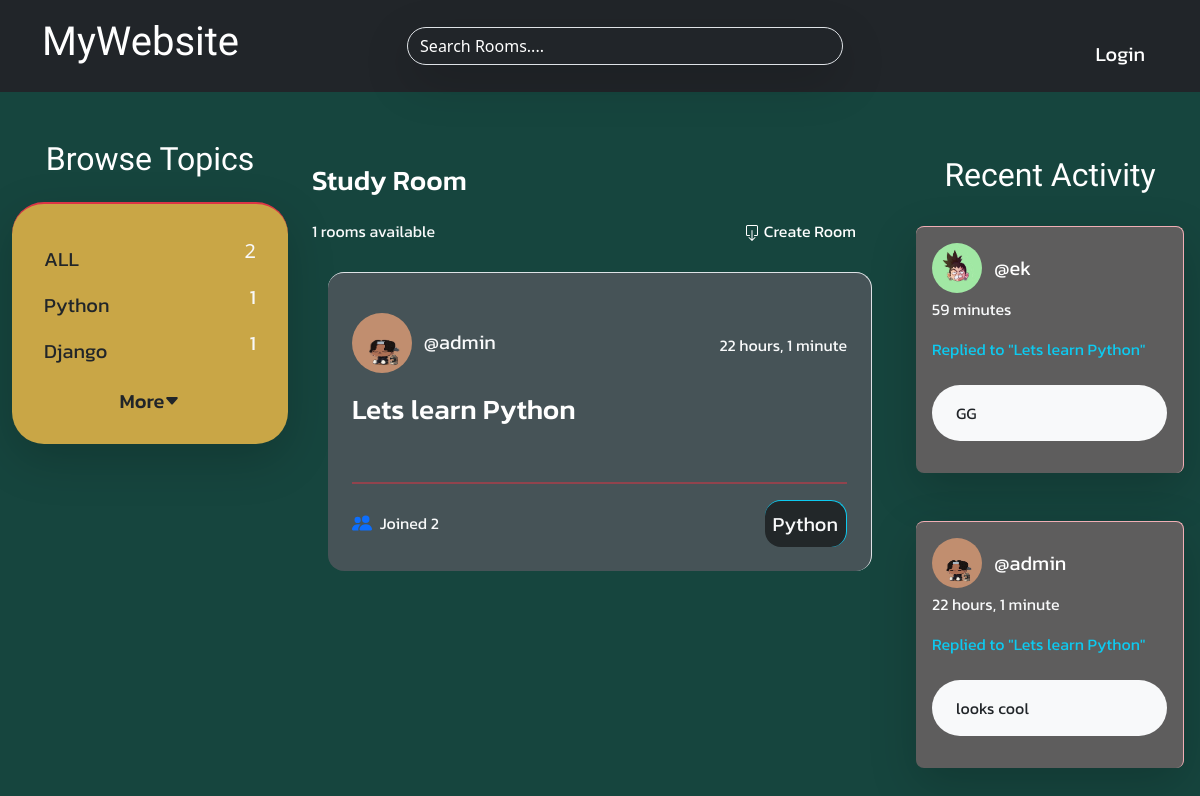
Page /?q=Python on the committed database.
### base/models.py (models this page shows, shortened)
class Topic(models.Model):
    name = models.CharField(max_length=200)

class Room(models.Model):
    host = models.ForeignKey(User, on_delete=models.SET_NULL, null=True)
    topic = models.ForeignKey(Topic, on_delete=models.SET_NULL, null=True)
    name = models.CharField(max_length=200)
    description = models.TextField(null=True, blank=True)
    participants = models.ManyToManyField(User, related_name='participants',blank=True)
    updated = models.DateTimeField(auto_now=True)
    created = models.DateTimeField(auto_now_add=True)
    class Meta:
        ordering = ['-updated','-created']
    def __str__(self):
        return self.name

class User(AbstractUser):
    name = models.CharField(max_length=200, null=True)
    email = models.EmailField(unique=True,null=True)
    bio = models.TextField(null=True)
    avatar = models.ImageField(null=True,default="avatar.png")
    USERNAME_FIELD = 'email'
    REQUIRED_FIELDS = []

class Message(models.Model):
    user = models.ForeignKey(User, on_delete=models.CASCADE)
    room = models.ForeignKey(Room, on_delete=models.CASCADE)
    body = models.TextField()
    updated = models.DateTimeField(auto_now=True)
    created = models.DateTimeField(auto_now_add=True)
    class Meta:
        ordering = ['-updated','-created']

### base/views.py (the view)
# urls.py: path('',views.home,name="home"),
def home(request):
    q = request.GET.get('q') if request.GET.get('q') != None else ''
    all_rooms = Room.objects.all().count()
    rooms = Room.objects.filter(
        Q(topic__name__icontains = q) |
        Q(name__icontains=q) |
        Q(description__icontains=q)
        )
    topics = Topic.objects.all()[0:5]
    room_messages = Message.objects.filter(Q(room__topic__name__icontains=q))
    context = {
        'rooms':rooms,
        'topics':topics,
        'room_messages':room_messages,
        'all_rooms':all_rooms
               }
    return render(request,'home.html',context)

### templates/home.html
{% extends 'main.html' %}
{% block content %}
    <div class="container-fluid">
        <div class="row ">
            <div class="col-lg-3">
               {% include 'topics_component.html' %}
            </div>
            <div class="col-lg-6">
                {% include 'feed_component.html' %}
            </div>
            <div class="col-lg-3">
                {% include 'activity_component.html' %}
            </div>
        </div>
    </div>
{% endblock %}

### templates/topics_component.html (shortened to what this page needs)
<!DOCTYPE html>
<html lang="en">
<head>
</head>
<body>
    <div class="d-none d-lg-block">
        <h2 class="text-center mb-4 names" style="font-family: 'Borel', cursive;">Browse Topics</h2>
        <div class="shadow-lg  mb-5 pb-3  rounded pt-4 rounded-5 border-2 border-top border-danger" style="background-color:#c9a646;">
            <ul style=" list-style:none; " class="m-0 p-0" >
                <li class="" style=" list-style-type:none;">
                    <div class="d-flex justify-content-md-between align-items-center ms-3">
                        <a href="{% url 'home' %}" style="font-family: 'Kanit', sans-serif;" class="d-flex justify-content-md-between ms-3 align-items-center fs-5 mt-3 text-dark">ALL</a>
                        <span   class="text-center fs-5 text-light me-3 px-3 py-2 rounded-4">{{all_rooms}}</span>
                    </div>
                </li>
            </ul>
            {% for topic in topics %}
            <ul style=" list-style:none;" class="m-0 p-0">
                <li  style=" list-style:none;">
                    <div class="d-flex justify-content-md-between align-items-center ms-3">
                        <a href="{% url 'home' %}?q={{topic.name}}" style="font-family: 'Kanit', sans-serif;" class="d-flex  justify-content-md-between ms-3  align-items-center fs-5 mt-3 text-dark">{{topic.name}}</a>
                        <span id=""  style="font-family: 'Kanit', sans-serif;"  class="text-center fs-5 text-light me-3 px-3 py-2 rounded-4">{{topic.room_set.all.count}}</span>
                    </div>
                </li>
            </ul>
            {% endfor %}
            <a href="{% url 'topics' %}" class="d-flex justify-content-center align-items-center mt-3 btn" >
                <h5 class="text-center text-dark" style="font-family: 'Kanit', sans-serif;">More</h5>
                <svg xmlns="http://www.w3.org/2000/svg" width="16" height="16" fill="currentColor" class="bi bi-caret-down-fill text-dark mb-2" viewBox="0 0 16 16">
                    <path d="M7.247 11.14 2.451 5.658C1.885 5.013 2.345 4 3.204 4h9.592a1 1 0 0 1 .753 1.659l-4.796 5.48a1 1 0 0 1-1.506 0z"/>
                  </svg>
            </a>
        </div>
    </div>
</body>
</html>

### templates/feed_component.html (shortened to what this page needs)
        <h3 style="font-family: 'Kanit', sans-serif;">Study Room</h3>
        <div class="w-100 d-flex justify-content-between mb-3 align-items-center " style="height: 50px; font-family: 'Kanit', sans-serif;">
            <p class="text-light text-center mt-3">{{rooms.all.count}} rooms available</p>
            <a href="{% url 'create-room'%}" class="p-3  rounded-5 me-3" style="font-family: 'Kanit', sans-serif;">
                 Create Room
            </a>
        </div>
        {% for room in rooms %}
            <div id="rooms" class="p-4 m-3 rounded-4 roomm border-top border-end border-text-success-emphasis activity" style="font-family: 'Kanit', sans-serif;">
                <div class="d-flex justify-content-between align-items-center" >
                    <div>
                        <img src="{{room.host.avatar.url}}" alt="" style="width: 60px; height: 60px;" class="mb-1 me-2 text-light rounded-5">
                        <a href="{% url 'user-profile' room.host.id %}" style="font-family: 'Kanit', sans-serif;" class="fs-5  text-center text-light" >@{{room.host.username}}</a>
                    </div>
                    <span class="text-center text-light fs-6" style="font-family: 'Kanit', sans-serif;">{{room.created|timesince}}</span>
                </div>
                <div class="my-3">
                    <h3><a href="{% url 'room' room.id %}" style="font-family: 'Kanit', sans-serif;">{{room.name}}</a></h3>
                </div>
                <div>
                    <small class="text-light ">{{room.description}}</small><br>
                </div>
                <hr class="border border-danger border-1 opacity-50">
                <div class="d-flex justify-content-between align-items-center">
                    <span class="text-light">
                        Joined
                      {{room.participants.count}}
                    </span>
                    <span class="fs-5 text-light  p-2 rounded-4 border-top border-end border-info" style="background-color: #222729;">{{room.topic.name}}</span>
                </div>
            </div>
        {% endfor %}

### templates/activity_component.html (shortened to what this page needs)
{% block content %}
    <div class="d-none d-lg-block">
        <div style="" class="p-2 rounded-bottom rounded-5">
            <h2 class="text-center mt-2 activity romms" style="font-family: 'Borel', cursive;">Recent Activity</h2>
        </div>
        <div style="" class="py-3 ">
                {% for message in room_messages %}
                    <div class="shadow-lg p-3 mb-5 mx-1 mb-3 rounded-3 border-top border-end border-danger-subtle "style="background-color:#5e5d5d;">
                        <div>
                            <img src="{{message.user.avatar.url}}" alt="" style="width: 50px; height: 50px;" class="mb-1 me-2 rounded-5">
                            <small class="" style="font-family: 'Kanit', sans-serif;"><a href="{% url 'user-profile' message.user.id %}" class="fs-5 me-5 mb-3 " >@{{message.user.username}}</a><br><p class="text-light fs-6">{{message.created|timesince}}</p></small>
                        </div>
                        <div>
                            <a class="text-info" href="{% url 'room' message.room.id %}" style="font-family: 'Kanit', sans-serif;">Replied to "{{message.room}}"</a>
                        </div>
                        <div >
                            <p class="text-dark bg-light   p-3 ps-4 mt-4 rounded-5" style="font-family: 'Kanit', sans-serif;">{{message.body}}</p>
                        </div>
                    </div>
                {% endfor %}
        </div>
    </div>
    {% endblock  %}

### static/css/main.css (style rules this page uses)
body { background-color: #222729; width: 100%; height: 100%; }
a { text-decoration: none; color: white; }
h1,h2,h3,h4,h5,h6 { font-family: 'REM', sans-serif; color: white; }
#rooms { background-color:#465357; }

### rows in the picture
Topic: name "Python", room_set.all.count "1"
Topic: name "Django", room_set.all.count "1"
Room: host.avatar (picture), host.username "admin", created "22 hours, 1 minute", name "Lets learn Python", participants.count "2", topic.name "Python"
Message: user.avatar (picture), user.username "ek", created "59 minutes", room "Lets learn Python", body "GG"
Message: user.avatar (picture), user.username "admin", created "22 hours, 1 minute", room "Lets learn Python", body "looks cool"

### other values in the picture
{{ all_rooms }} "2"
{{ rooms.all.count }} "1"
